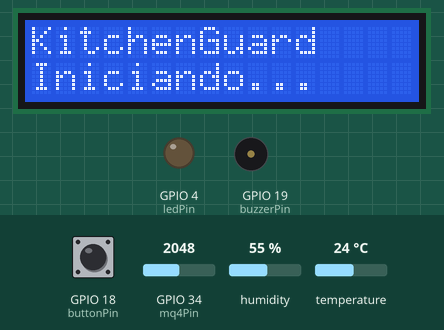
Bench run of a sketch on a simulated ESP32. Shown: 16×2 character LCD, output pins drawn as LEDs (lit = HIGH), buzzer (waves = sounding, pin HIGH). The inputs (shaded band) are chosen by the test bench; at power-on: GPIO 18 (buttonPin) HIGH, GPIO 34 (mq4Pin) = 2048, humidity 55 %, temperature 24 °C. WiFi joins after 1.5 s; servers stay silent unless stated; uploads are accepted with an empty reply; the local clock reads 2024-03-15 10:24:30 at power-on unless the sketch sets it; what the sketch prints to the serial monitor is not drawn.

Above: at 0.1 s.
At 1.7 s:
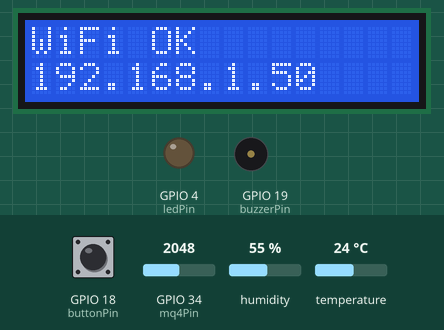
At 12.8 s:
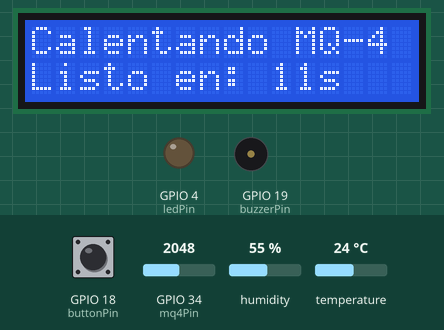
At 23.8 s:
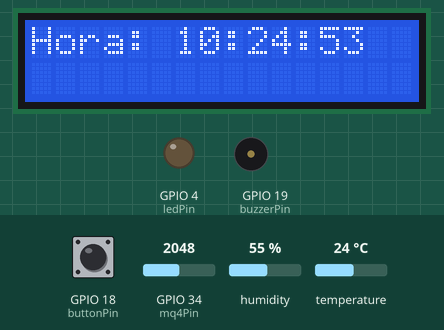
At 28.0 s:
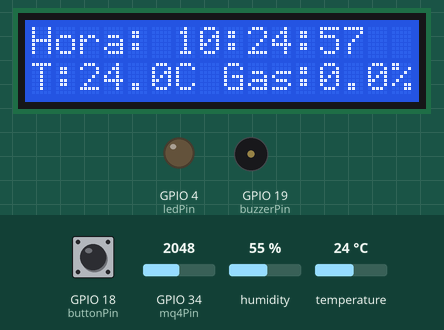
At 38.0 s:
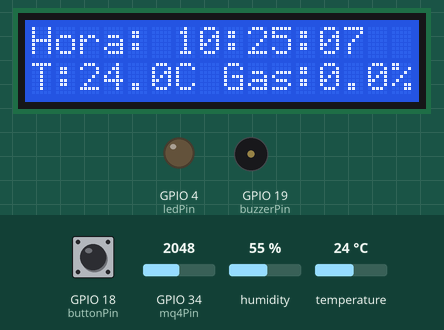

The sketch:

sistemaSensores.ino
```cpp
#include <DHT.h>
#include <WiFi.h>
#include <HTTPClient.h>
#include <LiquidCrystal.h>
#include <time.h>

// ===== WiFi =====
const char* ssid     = "AQUI NOMBRE RED WIFI";
const char* password = "AQUI CONTRASEÑA";
const char* apiUrl   = "https://kitchenguard-api.onrender.com/api/sensor";
const char* panicUrl = "https://kitchenguard-api.onrender.com/api/panic";

// ===== NTP =====
const char* ntpServer   = "pool.ntp.org";
const long  gmtOffset   = -25200;  // UTC-7 Ensenada (PDT)
const int   daylightOffset = 0;

// ===== MQ-4 =====
const int mq4Pin  = 34;
const int ledPin  = 4;
//const int umbral  = 2600;  // valor reposo promedio 2344
const int MQ4_REPOSO = 2344;
const int MQ4_MAX    = 4095; // 0 a 4095 (2¹² = 4096 valores posibles)

// ===== Buzzer y Botón =====
const int buzzerPin = 19;
const int buttonPin = 18;

bool alertaCerradaRemoto = false;
unsigned long ultimaConsultaRemoto = 0;
const long intervaloConsultaRemoto = 5000; // cada 5s

// ===== DHT11 =====
#define DHTPIN 15
#define DHTTYPE DHT11
DHT dht(DHTPIN, DHTTYPE);

// ===== LCD =====
LiquidCrystal lcd(23, 22, 21, 17, 16, 13);

// ===== Temporización =====
unsigned long ultimaLectura  = 0;
unsigned long ultimaHora     = 0;
const long intervalo         = 5000;
const long intervaloHora     = 1000;
// ─── Variables para botón
unsigned long ultimoPresionado = 0;
const long debounceDelay = 300;  // 300ms entre presiones

// ===== Estado alarma =====
bool alarmaSilenciada = false;
bool gasDetectado     = false;

// ===== Obtener hora como string =====
String obtenerHora() {
  struct tm timeinfo;
  if (!getLocalTime(&timeinfo)) return "--:--:--";
  char buf[10];
  strftime(buf, sizeof(buf), "%H:%M:%S", &timeinfo);
  return String(buf);
}

void enviarDato(String tipo, float valor, int alerta) {
  if (WiFi.status() != WL_CONNECTED) return;
  HTTPClient http;
  http.begin(apiUrl);
  http.addHeader("Content-Type", "application/json");
  String body = "{\"type\":\"" + tipo + "\",\"value\":" + String(valor, 2) + ",\"alert\":" + String(alerta) + "}";
  int code = http.POST(body);
  Serial.print("POST " + tipo + " → "); Serial.println(code);
  http.end();
}

void enviarEmergencia() {
  if (WiFi.status() != WL_CONNECTED) {
    Serial.println("❌ Sin WiFi para emergencia");
    return;
  }
  HTTPClient http;
  http.begin(panicUrl);
  http.addHeader("Content-Type", "application/json");
  int code = http.POST("{}");
  Serial.print("🆘 POST emergencia → "); Serial.println(code);
  http.end();
}

// enivar datos en tiempo real
void enviarLive(String tipo, float valor) {
  if (WiFi.status() != WL_CONNECTED) return;
  HTTPClient http;
  http.begin("https://kitchenguard-api.onrender.com/api/sensor/live");
  http.addHeader("Content-Type", "application/json");
  String body = "{\"type\":\"" + tipo + "\",\"value\":" + String(valor, 2) + "}";
  int code = http.POST(body);
  Serial.print("LIVE " + tipo + " → "); Serial.println(code);
  http.end();
}

// Consultar con el BackEnd
void consultarAlertaRemota() {
  if (WiFi.status() != WL_CONNECTED) return;
  HTTPClient http;
  http.begin("https://kitchenguard-api.onrender.com/api/alertas/activa/gas");
  int code = http.GET();
  if (code == 200) {
    String body = http.getString();
    body.trim(); // ← elimina espacios y saltos de línea
    Serial.print("🔍 Body: '"); Serial.print(body); Serial.println("'");
    alertaCerradaRemoto = (body == "false" || body == "null");
    Serial.print("🔍 alertaCerradaRemoto: "); Serial.println(alertaCerradaRemoto);
  }
  http.end();
}

void setup() {
  Serial.begin(115200);
  pinMode(ledPin,    OUTPUT);
  pinMode(buzzerPin, OUTPUT);
  pinMode(buttonPin, INPUT_PULLUP);
  dht.begin();

  // ===== LCD =====
  lcd.begin(16, 2);
  lcd.clear();
  lcd.setCursor(0, 0);
  lcd.print("KitchenGuard");
  lcd.setCursor(0, 1);
  lcd.print("Iniciando...");

  // ===== WiFi =====
  WiFi.mode(WIFI_STA);
  WiFi.disconnect();
  delay(100);
  Serial.print("Conectando a: ");
  Serial.println(ssid);
  WiFi.begin(ssid, password);

  lcd.clear();
  lcd.setCursor(0, 0);
  lcd.print("Conectando WiFi");

  int intentos = 0;
  while (WiFi.status() != WL_CONNECTED && intentos < 40) {
    delay(500);
    Serial.print(WiFi.status());
    intentos++;
  }

  if (WiFi.status() == WL_CONNECTED) {
    Serial.println("\n✅ WiFi: " + WiFi.localIP().toString());
    lcd.clear();
    lcd.setCursor(0, 0);
    lcd.print("WiFi OK");
    lcd.setCursor(0, 1);
    lcd.print(WiFi.localIP().toString());
    delay(2000);

    // ===== NTP =====
    configTime(gmtOffset, daylightOffset, ntpServer);
    Serial.println("⏰ Hora sincronizada");
  } else {
    Serial.println("\n❌ No se pudo conectar al WiFi");
    lcd.clear();
    lcd.setCursor(0, 0);
    lcd.print("WiFi Error");
    delay(2000);
  }

  // ===== Precalentamiento =====
  Serial.println("Calentando sensor MQ-4...");
  for (int i = 20; i > 0; i--) {
    Serial.print("Listo en "); Serial.print(i); Serial.println("s...");
    lcd.clear();
    lcd.setCursor(0, 0);
    lcd.print("Calentando MQ-4");
    lcd.setCursor(0, 1);
    lcd.print("Listo en: "); lcd.print(i); lcd.print("s");
    delay(1000);
  }
  Serial.println("✅ Sensor listo");
  lcd.clear();
}

void loop() {
  unsigned long ahora = millis();

  // ===== Botón: silencia buzzer + envía emergencia =====
  if (digitalRead(buttonPin) == LOW) {
    if (ahora - ultimoPresionado > debounceDelay) {
      ultimoPresionado = ahora;

      if (gasDetectado) {
        alarmaSilenciada = true;
        noTone(buzzerPin);
        Serial.println("🔕 Buzzer silenciado");
      }

      Serial.println("🆘 Enviando emergencia...");
      enviarEmergencia();

      lcd.clear();
      lcd.setCursor(0, 0);
      lcd.print("  SOS ENVIADO!  ");
      lcd.setCursor(0, 1);
      lcd.print("  SOS NOTIFICADO!  ");
      delay(3000);
      lcd.clear();
    }
  }

  // ===== Actualizar hora en LCD cada segundo =====
  if (ahora - ultimaHora >= intervaloHora) {
    ultimaHora = ahora;
    if (!gasDetectado) {
      lcd.setCursor(0, 0);
      lcd.print("Hora: " + obtenerHora() + "  ");
    }
  }

  // ===== Consulta remota cada 5s =====
  if (ahora - ultimaConsultaRemoto >= intervaloConsultaRemoto) {
    ultimaConsultaRemoto = ahora;
    consultarAlertaRemota();
  }

  // ===== Lectura sensores cada 5 segundos =====
  if (ahora - ultimaLectura >= intervalo) {
    ultimaLectura = ahora;

    // MQ-4
    int suma = 0;
    for (int i = 0; i < 10; i++) { suma += analogRead(mq4Pin); delay(10); }
    int lecturaGas = suma / 10;
    float gasPorc = ((float)(lecturaGas - MQ4_REPOSO) / (MQ4_MAX - MQ4_REPOSO)) * 100.0f;
    if (gasPorc < 0) gasPorc = 0;

    // DHT11
    float temperatura = dht.readTemperature();


    // Siempre enviar live sin importar el modo
    enviarLive("gas", gasPorc);
    if (!isnan(temperatura)) enviarLive("temperatura", temperatura);


    Serial.println("-----------");
    Serial.print("Gas: "); Serial.print(gasPorc); Serial.println("%");
    //ver umbral que esta dando
    Serial.print("Gas RAW: "); Serial.println(lecturaGas);


    if (isnan(temperatura)) {
      Serial.println("❌ Error DHT11");
    } else {
      Serial.print("Temperatura: "); Serial.print(temperatura); Serial.println(" °C");
      enviarDato("temperatura", temperatura, 0);
    }

    // ===== Alarma gas =====
    if (gasPorc >= 40.0) {  //PORCENTAJE DE UMBRAL
      gasDetectado = true;
      digitalWrite(ledPin, HIGH);

      if (!alarmaSilenciada && !alertaCerradaRemoto){
        tone(buzzerPin, 3800);
      }else{
        noTone(buzzerPin); //apagar remoto
      }

      Serial.println("⚠️ GAS LP DETECTADO");
      enviarDato("gas", gasPorc, 1);

      lcd.clear();
      lcd.setCursor(0, 0);
      lcd.print("! GAS DETECTADO!");
      lcd.setCursor(0, 1);
      lcd.print("Gas:");
      lcd.print(gasPorc, 1);
      lcd.print("% T:");
      lcd.print(temperatura, 0);
      lcd.print("C");

    } else {
      gasDetectado     = false;
      alarmaSilenciada = false;
      alertaCerradaRemoto = false; // ← reset al normalizarse el gas
      digitalWrite(ledPin, LOW);
      noTone(buzzerPin);
      enviarDato("gas", gasPorc, 0);

      lcd.setCursor(0, 1);
      lcd.print("T:");
      lcd.print(temperatura, 1);
      lcd.print("C Gas:");
      lcd.print(gasPorc, 1);
      lcd.print("%  ");
    }
  }
}
```

Measured:
- what the display in image 1 shows lasts 2.0 s, from 1.7 s to 3.7 s
- what the display in image 2 shows lasts 1.0 s, from 12.7 s to 13.7 s
- what the display in image 3 shows lasts 1.1 s, from 23.8 s to 24.9 s
